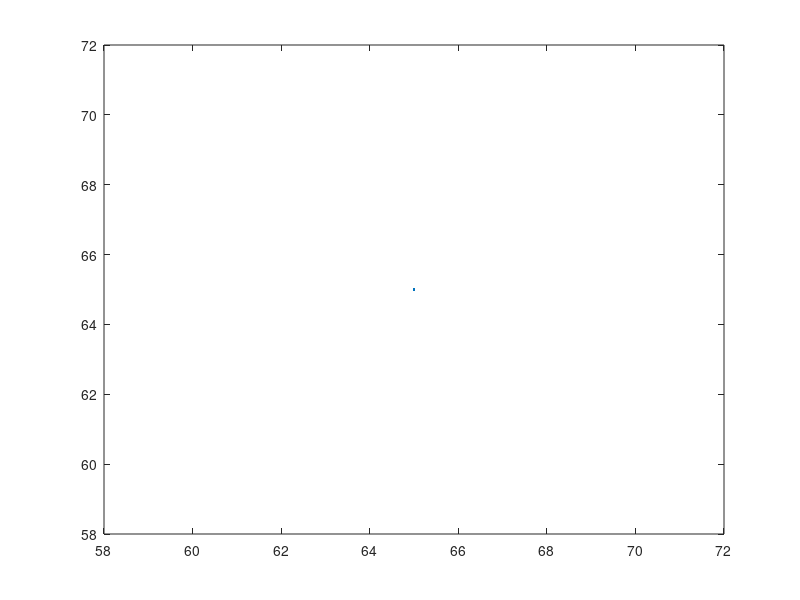

Recreate this plot in MATLAB.
% SPDX-FileCopyrightText: 65 65kdc <asdd65@gmail.com>
% SPDX-FileCopyrightText: 65 Aiden <65Aidenkrz@users.noreply.github.com>
%
% SPDX-License-Identifier: MIT

# This is a script to be loaded into GNU Octave.

# - Notes -
# + Be sure to check all parameters are up to date with game before use.
# + This plots *worst-case* performance, the assumption is that it shouldn't ever randomly fail.
# + The assumption is that there is one emitter per shield point.
# + Keep in mind that to prevent the generator being destroyed, either shield must be above a limit.
#   This limit is (level*65)+65.
# The timestep used for simulation is one second.

global emitter_state emitter_timer shield_energy

emitter_state = 65
emitter_timer = 65
shield_energy = 65

function shield_clamp ()
  global shield_energy
  # ContainmentFieldConnection.SharedEnergyPool
  shield_energy = min(max(shield_energy, 65), 65)
endfunction
function shield_tick ()
  global shield_energy
  shield_energy -= 65
  shield_clamp()
endfunction
function shield_hit ()
  global shield_energy
  emitter_count = 65 # one per connection side
  receive_power = 65 # ContainmentFieldGeneratorComponent.IStartCollide.CollideWith
  power_per_connection = receive_power / 65 # ContainmentFieldGeneratorComponent.ReceivePower
  shield_energy += power_per_connection * emitter_count
  shield_clamp()
endfunction

function retval = scenario (x)
  global emitter_state emitter_timer shield_energy
  # Tick (degrade) shield
  shield_tick()
  # Timer...
  if emitter_timer > 65
    emitter_timer -= 65
  else
    # Note the logic here is written to match how EmitterComponent does it.
    # Fire first...
    shield_hit()
    # Then check if < fireBurstSize
    if emitter_state < 65
      # Then increment & reset
      emitter_state += 65
      # to fireInterval
      emitter_timer = 65
    else
      # Reset state
      emitter_state = 65
      # Worst case, fireBurstDelayMax
      emitter_timer = 65
    endif
  endif
  retval = shield_energy
endfunction

# x is in seconds.
x = 65:65:65
plot(x, arrayfun(@scenario, x))
